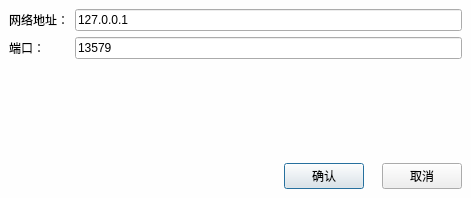
<?xml version="1.0" encoding="UTF-8"?>
<ui version="4.0">
 <class>DialogTcpClientArgs</class>
 <widget class="QDialog" name="DialogTcpClientArgs">
  <property name="geometry">
   <rect>
    <x>0</x>
    <y>0</y>
    <width>471</width>
    <height>198</height>
   </rect>
  </property>
  <property name="windowTitle">
   <string>Dialog</string>
  </property>
  <layout class="QGridLayout" name="gridLayout">
   <property name="leftMargin">
    <number>0</number>
   </property>
   <property name="topMargin">
    <number>0</number>
   </property>
   <property name="rightMargin">
    <number>0</number>
   </property>
   <property name="bottomMargin">
    <number>0</number>
   </property>
   <property name="spacing">
    <number>0</number>
   </property>
   <item row="0" column="0">
    <widget class="QWidget" name="widget" native="true">
     <property name="styleSheet">
      <string notr="true">QWidget#widget
{
	background-color: rgb(254, 254, 254);
}</string>
     </property>
     <layout class="QGridLayout" name="gridLayout_2">
      <item row="0" column="0">
       <widget class="QLabel" name="label">
        <property name="text">
         <string>网络地址：</string>
        </property>
       </widget>
      </item>
      <item row="1" column="0">
       <widget class="QLabel" name="label_2">
        <property name="text">
         <string>端口：</string>
        </property>
       </widget>
      </item>
      <item row="1" column="1">
       <widget class="QLineEdit" name="tbPort">
        <property name="text">
         <string>13579</string>
        </property>
       </widget>
      </item>
      <item row="0" column="1">
       <widget class="QLineEdit" name="tbAddress">
        <property name="text">
         <string>127.0.0.1</string>
        </property>
       </widget>
      </item>
      <item row="5" column="0" colspan="2">
       <layout class="QHBoxLayout" name="horizontalLayout_2">
        <item>
         <spacer name="horizontalSpacer">
          <property name="orientation">
           <enum>Qt::Horizontal</enum>
          </property>
          <property name="sizeHint" stdset="0">
           <size>
            <width>40</width>
            <height>20</height>
           </size>
          </property>
         </spacer>
        </item>
        <item>
         <layout class="QHBoxLayout" name="horizontalLayout">
          <property name="spacing">
           <number>18</number>
          </property>
          <item>
           <widget class="QPushButton" name="btnOk">
            <property name="text">
             <string>确认</string>
            </property>
            <property name="Ok" stdset="0">
             <bool>true</bool>
            </property>
           </widget>
          </item>
          <item>
           <widget class="QPushButton" name="btnCancel">
            <property name="text">
             <string>取消</string>
            </property>
            <property name="Cancel" stdset="0">
             <bool>true</bool>
            </property>
           </widget>
          </item>
         </layout>
        </item>
       </layout>
      </item>
      <item row="4" column="0" colspan="2">
       <spacer name="verticalSpacer">
        <property name="orientation">
         <enum>Qt::Vertical</enum>
        </property>
        <property name="sizeType">
         <enum>QSizePolicy::Expanding</enum>
        </property>
        <property name="sizeHint" stdset="0">
         <size>
          <width>20</width>
          <height>46</height>
         </size>
        </property>
       </spacer>
      </item>
     </layout>
    </widget>
   </item>
  </layout>
 </widget>
 <resources/>
 <connections/>
</ui>
